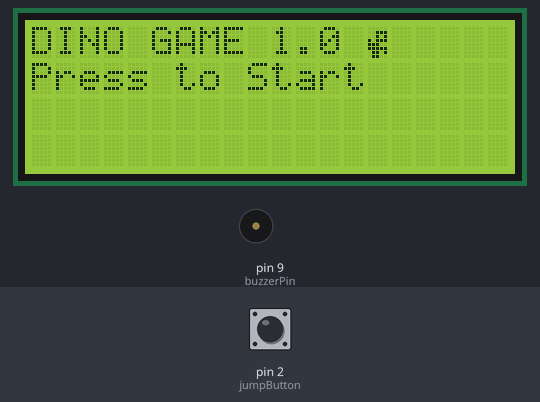
This sketch was run on a simulated Arduino Uno, built with avr-gcc and run on an emulated ATmega328P. On the bench: 20×4 character LCD, buzzer (waves = sounding). The inputs (shaded band) are chosen by the test bench; at power-on: pin 2 (jumpButton) LOW.

Above: at 1.3 s.
1.4 s: pin 2 (jumpButton) pulled HIGH for 0.25 s
At 3.7 s:
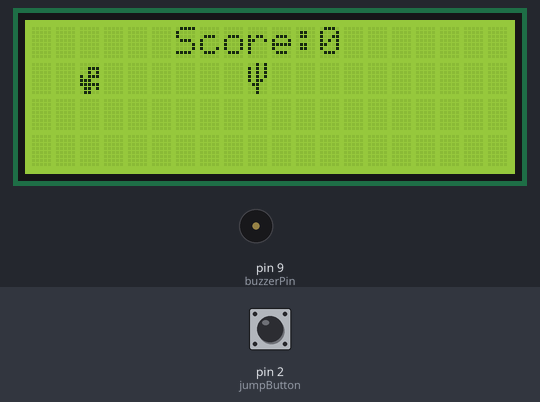
3.8 s: pin 2 (jumpButton) pulled HIGH for 1 s
At 7.2 s:
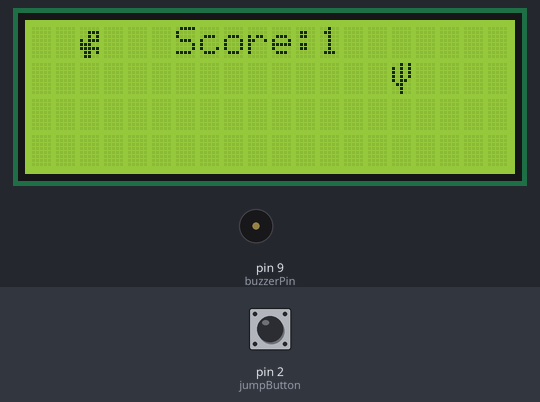
7.3 s: pin 2 (jumpButton) pulled HIGH for 0.25 s
At 7.92 s:
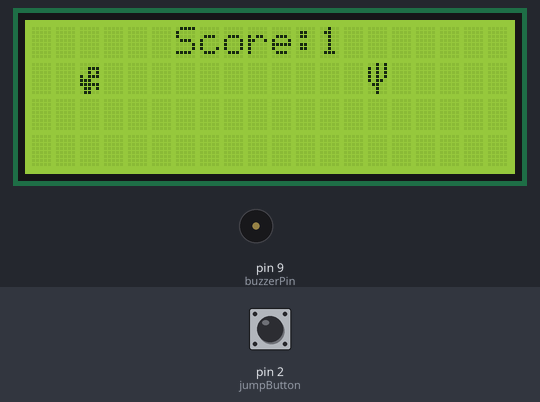
9.2 s: pin 2 (jumpButton) pulled HIGH for 3.2 s
At 12.03 s:
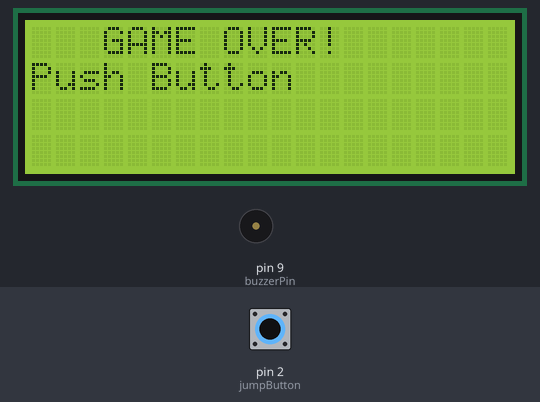
Timing chart, 0 to 13.5 s (numbered marks = the images above; inputs shaded):
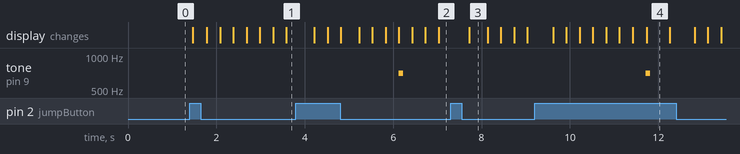

The sketch:

Game_DINO.ino
```cpp
#include <LiquidCrystal_I2C.h>
LiquidCrystal_I2C lcd(0x27, 20, 4);

int switchState = 0;
int lastSwitchState = 0; // Variabel untuk menyimpan status tombol sebelumnya

int buzzerPin = 9;
int jumpButton = 2;
bool dinoUp = false;  // Status apakah dino sedang melompat
int j;
int score = 0;
unsigned long t; //unsigned long digunakan untuk millis
unsigned long t1;
unsigned long t2;
unsigned long t3;

int objectDelay = 300; // Kecepatan gerakan cactus
int objectDecrease = 20; // Mengurangi delay

byte cactus[8] = { //cactus
  B00101,
  B10101,
  B10101,
  B10101,
  B10110,
  B01100,
  B00100,
  B00100,
};

byte dino[8] = { //dino
  B00000,
  B00111,
  B00101,
  B10111,
  B11100,
  B11111,
  B01101,
  B01100,
};

void setup() {
  lcd.begin(20, 4);
  lcd.backlight();
  lcd.createChar(7, cactus);
  lcd.createChar(6, dino);
  pinMode(buzzerPin, OUTPUT);
  pinMode(jumpButton, INPUT);  // Pastikan tombol sudah diatur sebagai input
  j = 15;
  t = millis();
  t1 = millis();
  t2 = millis();
  t3 = millis();
  Serial.begin(9600);

  while (digitalRead(jumpButton) == LOW) {
    lcd.setCursor(0, 0);
    lcd.print("DINO GAME 1.0");
    lcd.setCursor(14, 0);
    lcd.write(6);
    lcd.setCursor(0, 1);
    lcd.print("Press to Start");
    delay(200);
    lcd.clear();
  }
  delay(300);
}

void loop() {
  // Membaca status tombol dengan debouncing
  switchState = digitalRead(jumpButton);

  // Debouncing tombol: hanya deteksi perubahan ketika tombol ditekan atau dilepas
  if (switchState != lastSwitchState) {
    delay(400); // Tunggu sedikit untuk memastikan tombol stabil
    if (switchState == LOW) { // Tombol ditekan
      dinoUp = true;  // DINO JUMP
    } else { // Tombol dilepas
      dinoUp = false;  // Kembali ke posisi semula
    }
  }
  lastSwitchState = switchState;  // Simpan status tombol terakhir

  if ((millis() - t) >= objectDelay) { // Delay gerakan cactus
    t = millis();
    lcd.clear();
    lcd.setCursor(j, 1);
    lcd.write(7);
    j = j - 1;
    if (j == -1) {
      j = 15;
    }
    lcd.setCursor(6, 0);
    lcd.print("Score:");
    lcd.print(score);
  }

  if ((millis() - t1) >= 50) {
    t1 = millis();

    // Hapus dino dari posisi sebelumnya sebelum menampilkannya di posisi baru
    lcd.setCursor(2, 0);
    lcd.print(" ");  // Hapus dino dari baris 0
    lcd.setCursor(2, 1);
    lcd.print(" ");  // Hapus dino dari baris 1

    if (dinoUp == true) {
      // DINO JUMP (tetap di baris 0 selama tombol ditekan)
      lcd.setCursor(2, 0);
      lcd.write(6);  // Tampilkan dino di posisi atas (baris 0)
    } else {
      // Tampilkan dino di posisi semula (baris 1) saat tombol dilepas
      lcd.setCursor(2, 1);
      lcd.write(6);  // Tampilkan dino di posisi bawah (baris 1)
    }
  }

  if ((millis() - t2) >= 1500 && dinoUp == true) {
    t2 = millis();
    // Biarkan dino tetap di posisi atas selama tombol ditekan
  }

  if (((millis() - t3) >= 1000) && (j == 1)) {
    t3 = millis();
    if (dinoUp == true) {
      tone(buzzerPin, 700, 100);
      score = score + 1;
      if (score % 5 == 0) {
        objectDelay = objectDelay - objectDecrease;
        if (objectDelay <= 100) { // Kecepatan maksimum
          objectDecrease = 0; // Menjaga kecepatan objek tetap maksimal
        }
      }
    } else {
      lcd.clear();
      lcd.setCursor(0, 0);
      tone(buzzerPin, 700, 100);
      lcd.print("   GAME OVER!   ");
      lcd.setCursor(0, 1);
      lcd.print("Push Button");
      score = 0;
      j = 15;
      objectDelay = 300; // Mengembalikan kecepatan ke nilai semula
      while (digitalRead(jumpButton) == LOW) {
        // Menunggu tombol ditekan untuk memulai ulang
      }
      delay(500);
    }
  }
}
```

Measured:
- after the input at 1.4 s, the display: first changes after 0.07 s (image 1 shows a later state)
- after the input at 7.3 s, the display: changes after 0.42 s (image 3)
- after the input at 9.2 s, the display: first changes after 0.42 s (image 4 shows a later state)
- what the display in image 3 shows lasts 0.4 s, from 7.7 s to 8.1 s
- what the display in image 4 shows lasts 0.6 s, from 11.7 s to 12.3 s
